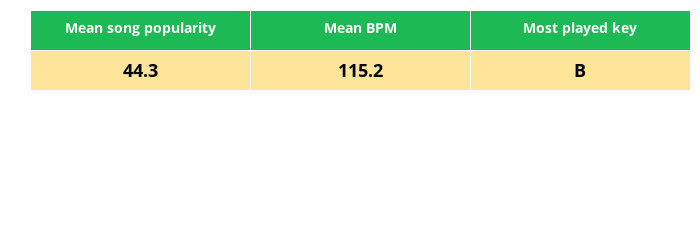

The code cell stored with this chart in its notebook:
### Code cell
# Table 2
mean_track_pop = round(history_tracks_df.loc[history_tracks_df['date'] == today, 'popularity'].mean(),1)
mean_tempo = round(history_tracks_df.loc[history_tracks_df['date'] == today, 'tempo'].mean(),1)

mode_key = history_tracks_df.loc[history_tracks_df['date'] == today, 'key'].mode()[0]

table_2_fig = go.Figure(data=[go.Table(
    header=dict(values=['<b>Mean song popularity</b>', '<b>Mean BPM</b>', '<b>Most played key</b>'],
                fill_color='#1DB954', align='center', font=dict(color='white', size=14), height=40),
    cells=dict(values=[[f'<b>{mean_track_pop}</b>'], [f'<b>{mean_tempo}</b>'], [f'<b>{mode_key}</b>']],
               fill_color='#ffe599', align='center', font=dict(color='black', size=18), height=40))
])

table_2_fig.update_layout(width=700, height=100, margin=dict(l=30, r=10, b=10, t=10))
table_2_fig.show()

### Figure 1 — Plotly figure (JSON) as saved in the notebook; plotly's stock layout.template omitted (floating-point values rounded to 4 significant figures)
{"data": [{"cells": {"align": "center", "fill": {"color": "#ffe599"}, "font": {"color": "black", "size": 18}, "height": 40, "values": [["<b>44.3</b>"], ["<b>115.2</b>"], ["<b>B</b>"]]}, "header": {"align": "center", "fill": {"color": "#1DB954"}, "font": {"color": "white", "size": 14}, "height": 40, "values": ["<b>Mean song popularity</b>", "<b>Mean BPM</b>", "<b>Most played key</b>"]}, "type": "table"}], "layout": {"height": 100, "margin": {"b": 10, "l": 30, "r": 10, "t": 10}, "width": 700}}
